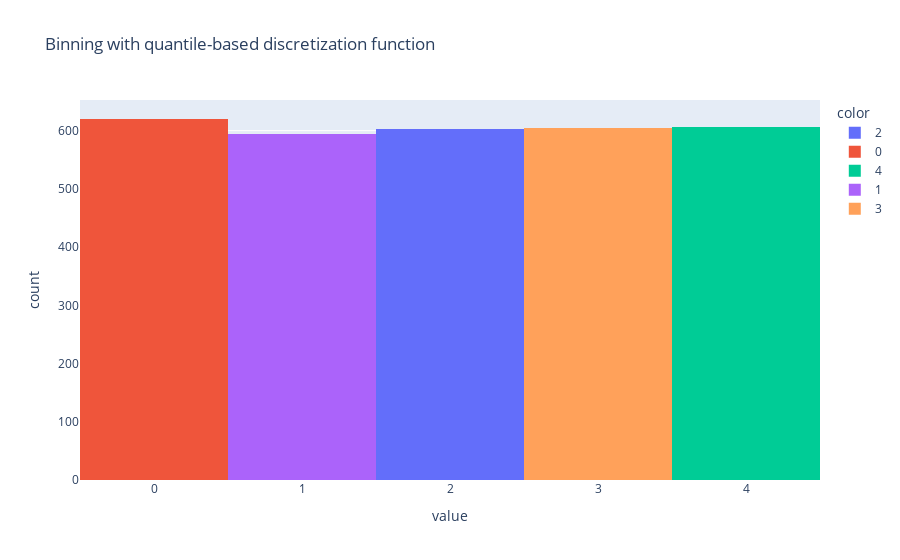

Notebook cell for this chart:
### Code cell
px.histogram(dfClassification['weightedLikes'], color=dfClassification['weightedLikes'], title='Binning with quantile-based discretization function')

### Figure 1 — Plotly figure (JSON) as saved in the notebook; plotly's stock layout.template omitted (floating-point values rounded to 4 significant figures; data arrays with more than 128 entries replaced by an {"elided": "..."} marker saying what was removed)
{"data": [{"alignmentgroup": "True", "bingroup": "x", "hovertemplate": "color=2<br>value=%{x}<br>count=%{y}<extra></extra>", "legendgroup": "2", "marker": {"color": "#636efa"}, "name": "2", "offsetgroup": "2", "orientation": "v", "showlegend": true, "type": "histogram", "x": {"elided": "603 int values"}, "xaxis": "x", "yaxis": "y"}, {"alignmentgroup": "True", "bingroup": "x", "hovertemplate": "color=0<br>value=%{x}<br>count=%{y}<extra></extra>", "legendgroup": "0", "marker": {"color": "#EF553B"}, "name": "0", "offsetgroup": "0", "orientation": "v", "showlegend": true, "type": "histogram", "x": {"elided": "620 int values"}, "xaxis": "x", "yaxis": "y"}, {"alignmentgroup": "True", "bingroup": "x", "hovertemplate": "color=4<br>value=%{x}<br>count=%{y}<extra></extra>", "legendgroup": "4", "marker": {"color": "#00cc96"}, "name": "4", "offsetgroup": "4", "orientation": "v", "showlegend": true, "type": "histogram", "x": {"elided": "606 int values"}, "xaxis": "x", "yaxis": "y"}, {"alignmentgroup": "True", "bingroup": "x", "hovertemplate": "color=1<br>value=%{x}<br>count=%{y}<extra></extra>", "legendgroup": "1", "marker": {"color": "#ab63fa"}, "name": "1", "offsetgroup": "1", "orientation": "v", "showlegend": true, "type": "histogram", "x": {"elided": "594 int values"}, "xaxis": "x", "yaxis": "y"}, {"alignmentgroup": "True", "bingroup": "x", "hovertemplate": "color=3<br>value=%{x}<br>count=%{y}<extra></extra>", "legendgroup": "3", "marker": {"color": "#FFA15A"}, "name": "3", "offsetgroup": "3", "orientation": "v", "showlegend": true, "type": "histogram", "x": {"elided": "605 int values"}, "xaxis": "x", "yaxis": "y"}], "layout": {"barmode": "relative", "legend": {"title": {"text": "color"}, "tracegroupgap": 0}, "title": {"text": "Binning with quantile-based discretization function"}, "xaxis": {"anchor": "y", "domain": [0, 1], "title": {"text": "value"}}, "yaxis": {"anchor": "x", "domain": [0, 1], "title": {"text": "count"}}}}
